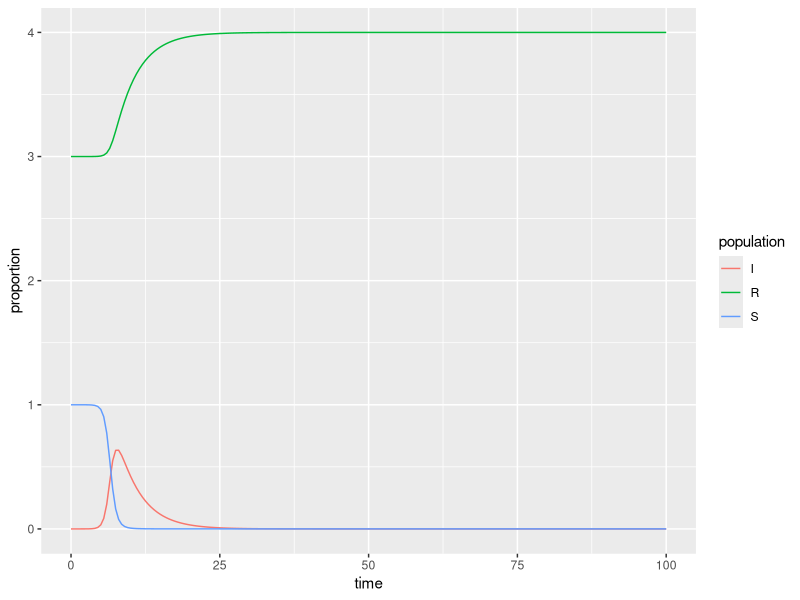

The R source for this figure:
## ---- chunk 1
#| message: false
#| warning: false
library(tidyverse)
library(deSolve)
## ---- chunk 2
# Proportion in each compartment: Susceptible 0.999999, Infected 0.000001, Recovered 0 (these are directly from the example linked above) ----
init <- c(S = 1-1e-6, I = 1e-6, R = 3.0)

# beta: infection parameter; gamma: recovery parameter ----
parameters <- c(beta = 2.316, gamma = 0.261)

# time frame ----
times <- seq(0, 100, by = 0.5)
## ---- chunk 3
# Build the function with all ----
sir <- function(time, init, parameters) {

  with(as.list(c(init, parameters)), {
    dS <- -beta * S * I
    dI <-  beta * S * I - gamma * I
    dR <-  gamma * I
    
    return(list(c(dS, dI, dR)))
    
  })
  
}
## ---- chunk 4
# Solve using `deSolve::ode()` ----
approximation <- ode(y = init, times = times, func = sir, parms = parameters)
## ---- chunk 5
# Get output into a data frame ----
approx_df <- as.data.frame(approximation)

# Pivot longer so R will do the work for us ----
approx_long <- approx_df %>% 
  pivot_longer(cols = S:R, names_to = "population", values_to = "proportion")
## ---- chunk 6
ggplot(data = approx_long, aes(x = time, y = proportion)) +
  geom_line(aes(color = population))
